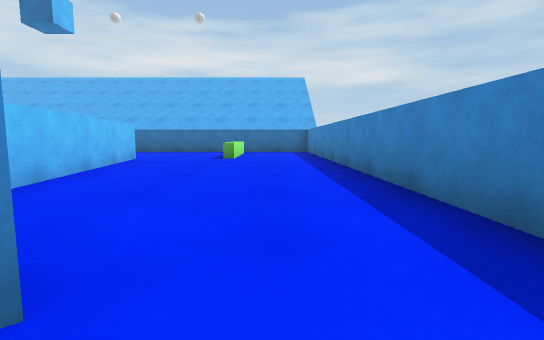
view 1 (above)

20 first-person views from a walk through a scene from a Unity 3-D project. The camera is 0.55 m above the floor, tilts 6° down and sees 85° across. The floor is counted in squares, 1 m on a side. Each view is taken from the middle of a square. On the plan, view 1 faces up. The plan holds only what a view shows up to about 9 squares ahead; the rest is blank. The place goes on beyond the plan. The player is left out. Surface patterns are stand-ins for the level's own textures.

view 2
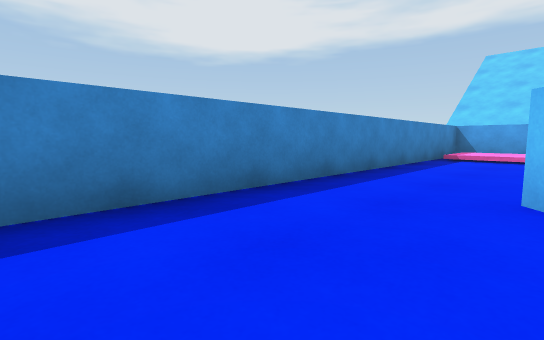

view 3
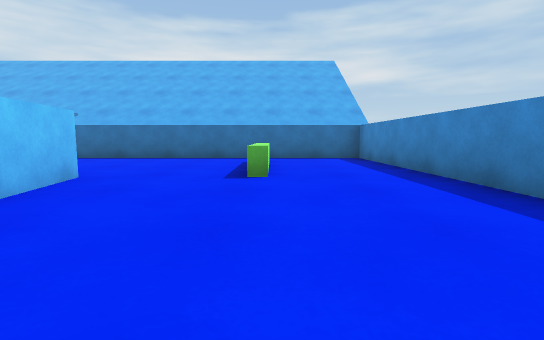

view 4
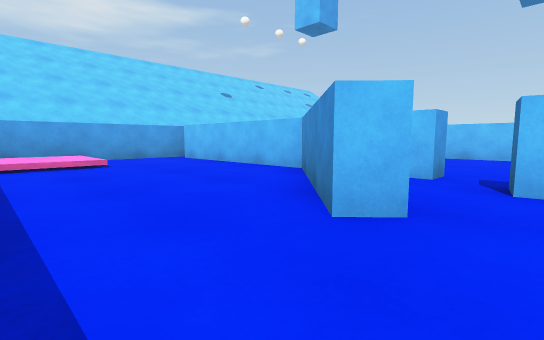

view 5
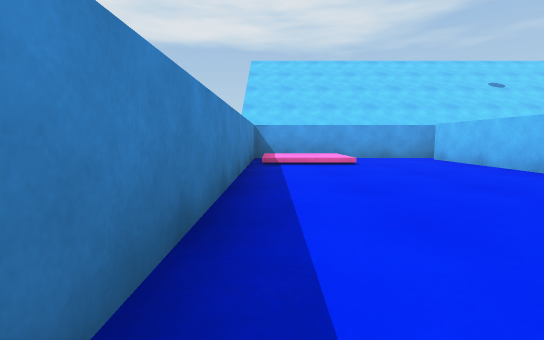

view 6
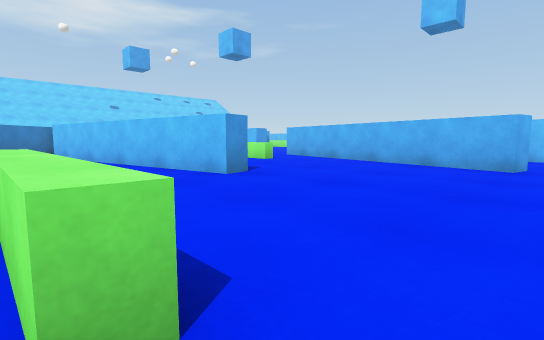

view 7
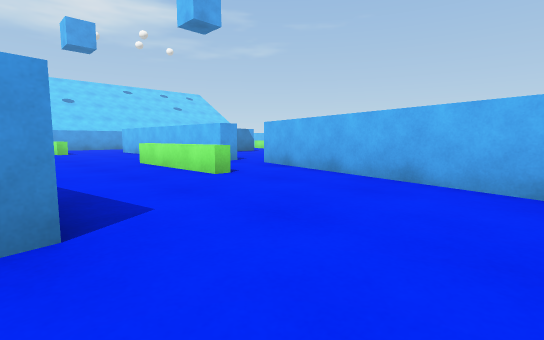

view 8
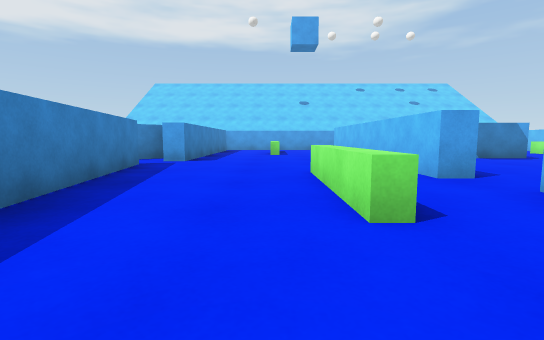

view 9
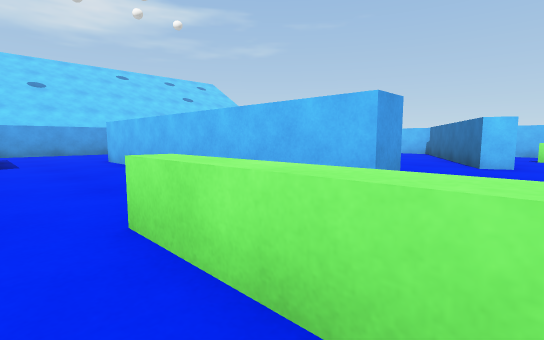

view 10
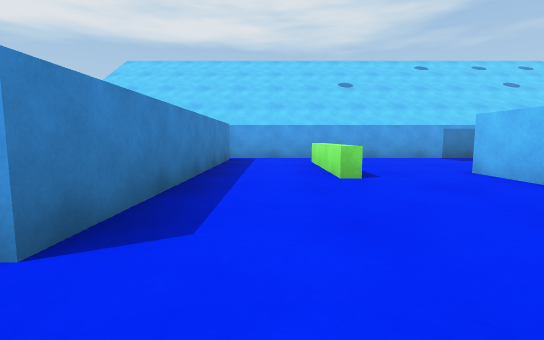

view 11
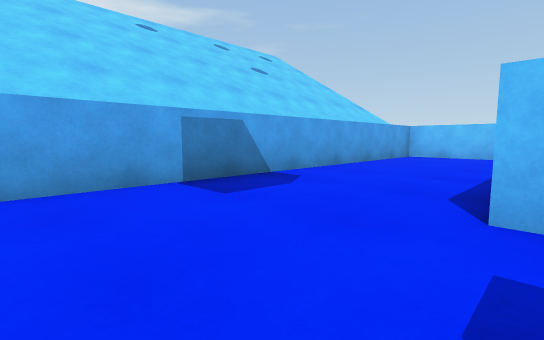

view 12
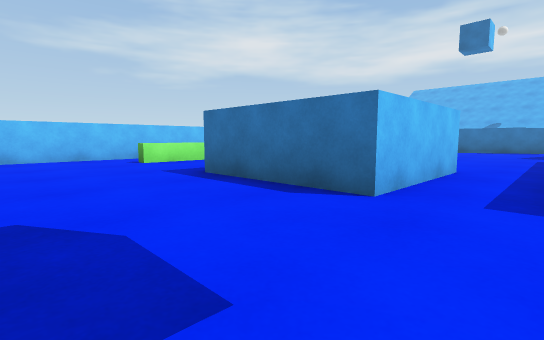

view 13
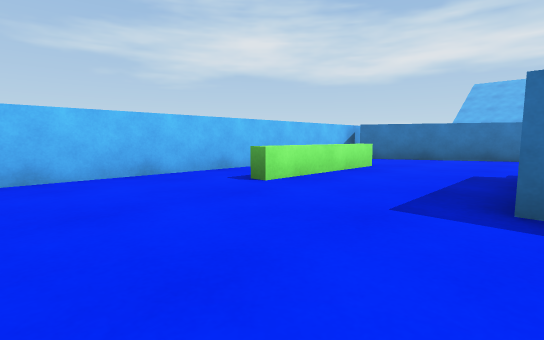

view 14
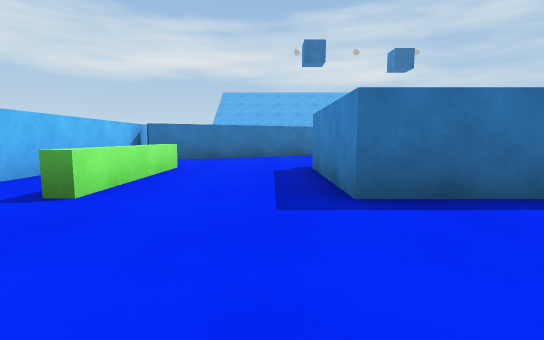

view 15
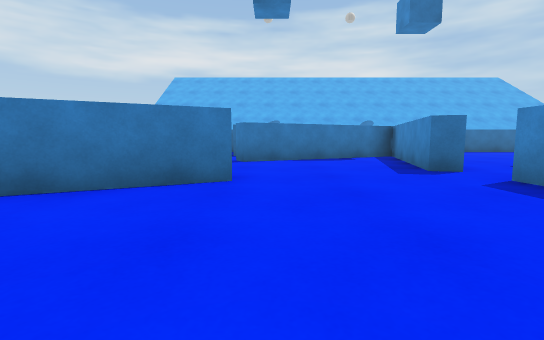

view 16
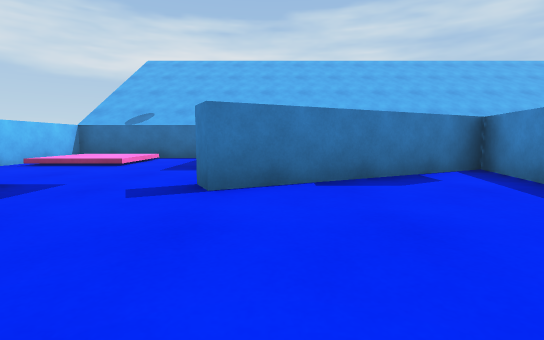

view 17
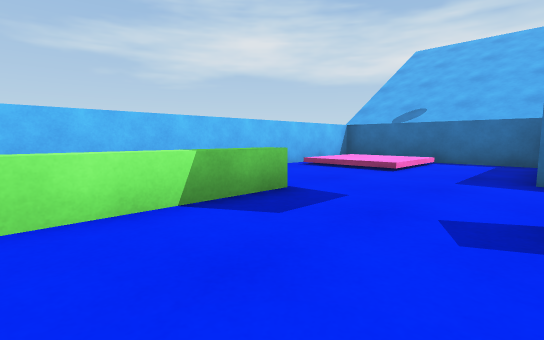

view 18
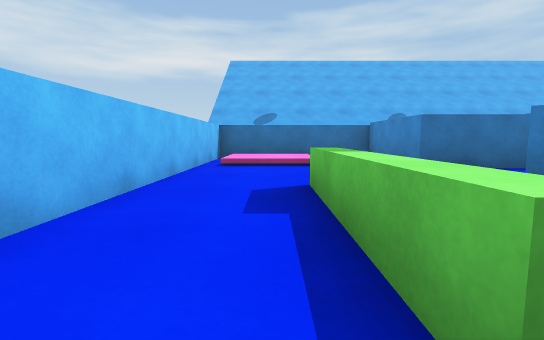

view 19
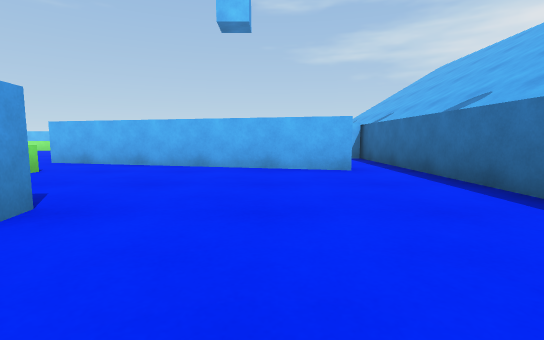

view 20
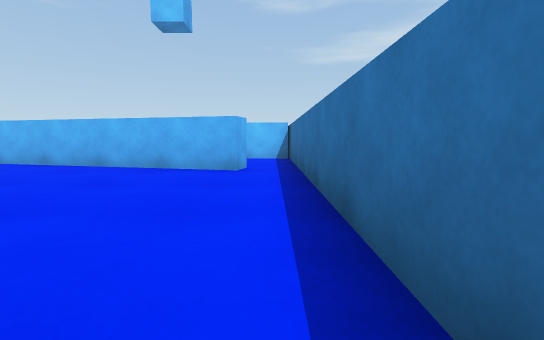

### Floor plan
Key: @ floor where view 1 was taken; # wall or solid block; x gap in a wall; . main floor; : floor 0.15 m higher than the main floor; / step, stairs or slope; ^ raised ledge.
Columns run from 18 left of view 1 to 2 right of it. Each row starts with its distance up from view 1.
 13 ###### ##############
 12 #///.# #............#
 11 #/:/.###..#......^..#
 10 #///.###  #......^..#
  9 #......####......^..#
  8 #.....##.##...#.....#
  7 #..^..#..#....#.....#
  6 #..^.....#.^..#.....#
  5 #..^.....#.^..##....#
  4 #...##...x.^...#....#
  3 # ###....# ....#....#
  2 ###......# ....#....#
  1 # .......#......##..#
  0 # .......#....###.@.#
 -1 # ^..###.#....##....#
 -2 #.^..###.#....#.....#
 -3 #.^..###....^.#.....#
 -4 #...........^.#.....#
 -5 #.............#../:/#
 -6 #.............x../:/#
 -7 #####################

Where each view was taken, in squares from view 1:
view 1: 0 up, 0 right, facing up
view 2: 4 up, 1 left, facing down-right
view 3: 4 up, 1 left, facing up
view 4: 2 up, 1 right, facing down-left
view 5: 2 up, 1 right, facing down
view 6: 12 up, 1 left, facing down-left
view 7: 10 up, 4 left, facing down-left
view 8: 8 up, 6 left, facing down
view 9: 5 up, 6 left, facing down-left
view 10: 2 up, 5 left, facing down
view 11: 3 down, 8 left, facing down-left
view 12: 6 down, 9 left, facing up-left
view 13: 6 down, 13 left, facing up-left
view 14: 6 down, 14 left, facing up
view 15: 0 up, 12 left, facing up
view 16: 4 up, 12 left, facing up
view 17: 5 up, 13 left, facing up-left
view 18: 4 up, 16 left, facing up
view 19: 10 up, 2 left, facing left
view 20: 12 up, 2 left, facing left
